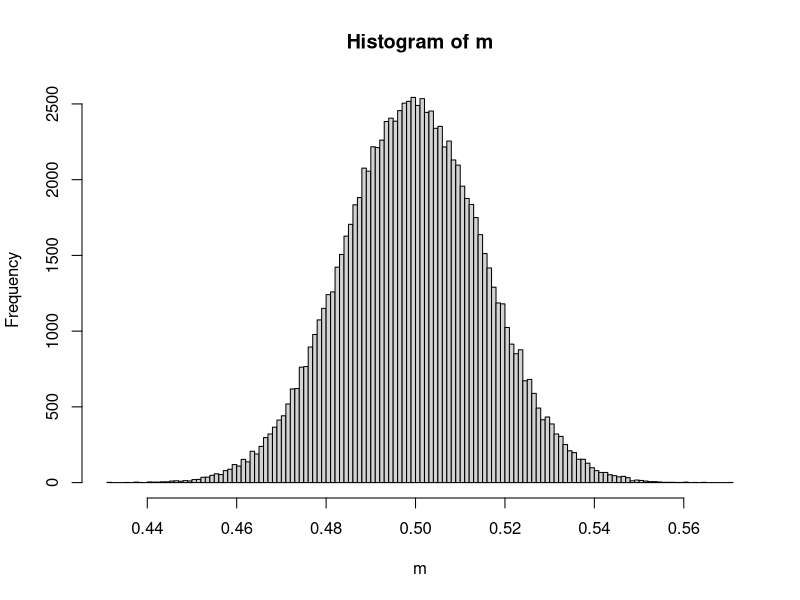
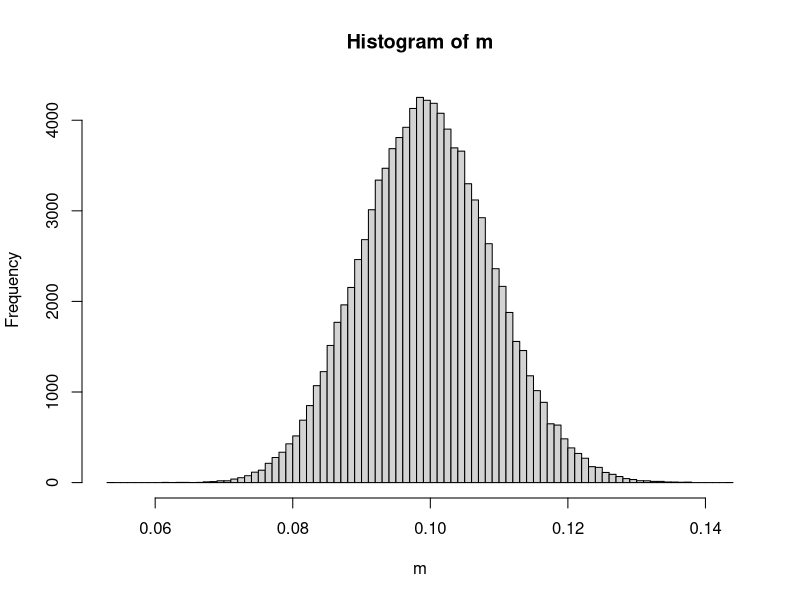

The R script that drew these images, in order:
## ---- chunk 1
knitr::opts_chunk$set(echo = TRUE)
## ---- chunk 2
p <- 0.5
n <- 1
N <- 1000
## ---- chunk 3
x <- rbinom(N, n, p)
table(x)
## ---- chunk 4
mean(x)
sd(x)
## ---- chunk 5
R <- 100000
m <- replicate(R, mean(rbinom(N, n, p)))
## ---- chunk 6
exp_mu <- n*p
exp_mu

exp_sd <- sqrt(n*p*(1-p)) / sqrt(N)
exp_sd
## ---- chunk 7
print(c(exp_mu, mean(m)))
print(c(exp_sd, sd(m)))
## ---- chunk 8
hist(m, breaks = 100)
## ---- chunk 9
p <- 0.1
n <- 1

exp_mu <- n*p
exp_sd <- sqrt(n*p*(1-p)) / sqrt(N)

m <- replicate(R, mean(rbinom(N, n, p)))

print(c(exp_mu, mean(m)))
print(c(exp_sd, sd(m)))
## ---- chunk 10
hist(m, breaks = 100)
